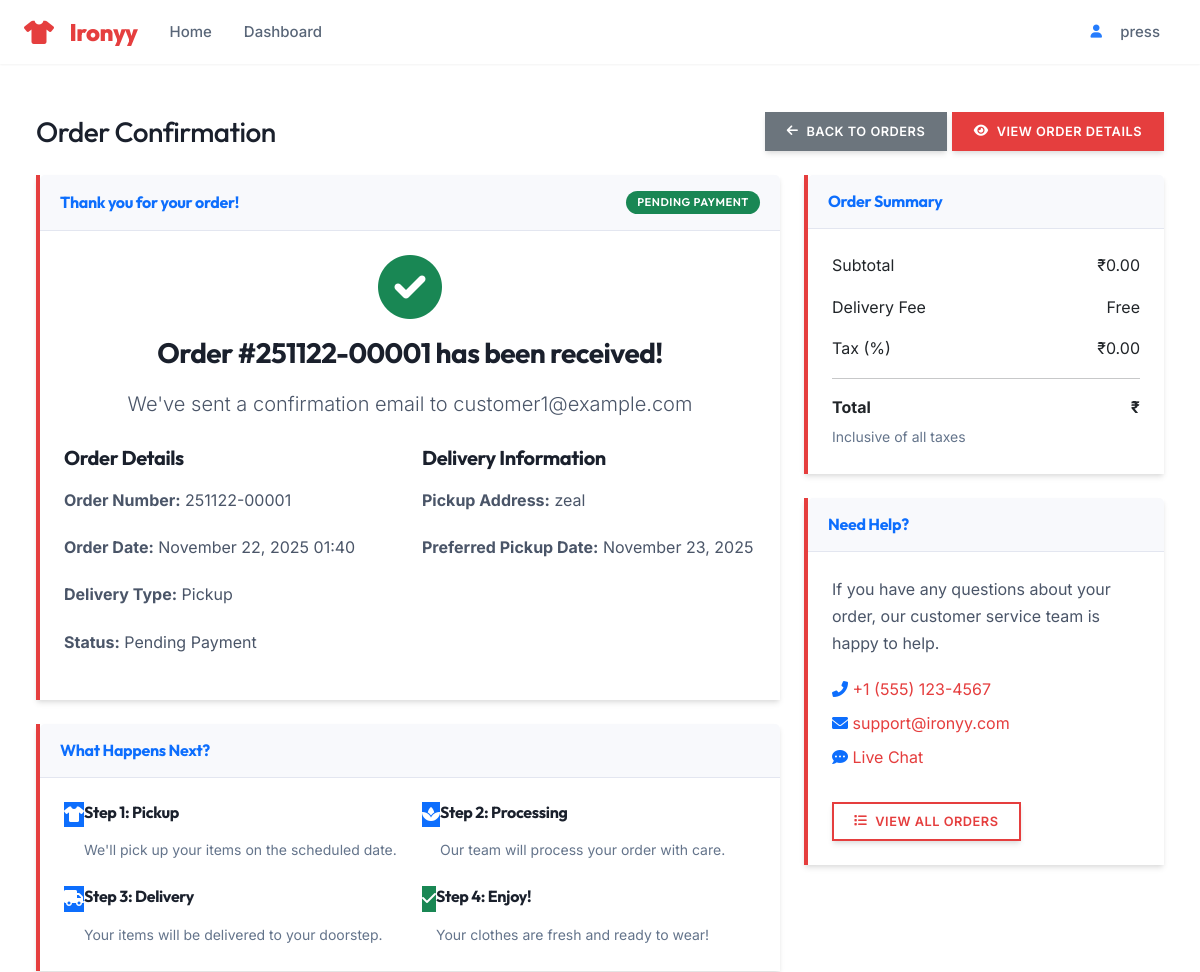
Page /orders/1/confirmation/ (signed in, upper part) on the earlier database version.
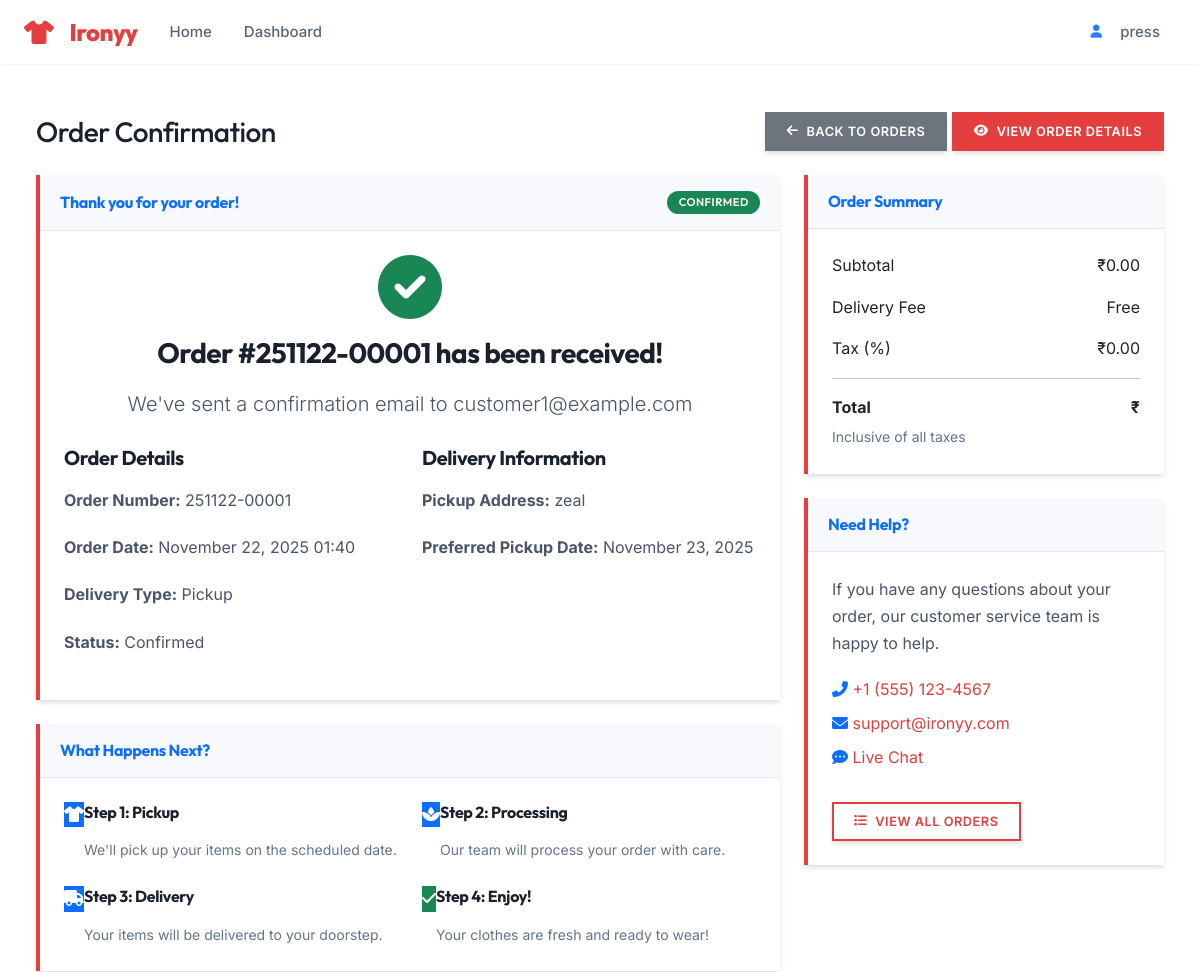
Same page on the later database version.
### orders/models.py (models this page shows, shortened)
class Order(models.Model):
    class Status(models.TextChoices):
        DRAFT = 'draft', _('Draft')
        PENDING = 'pending', _('Pending Payment')
        CONFIRMED = 'confirmed', _('Confirmed')
        SCHEDULED_FOR_PICKUP = 'scheduled_for_pickup', _('Scheduled for Pickup')
        OUT_FOR_PICKUP = 'out_for_pickup', _('Out for Pickup')
        PICKED_UP = 'picked_up', _('Picked Up')
        PROCESSING = 'processing', _('In Progress')
        READY = 'ready', _('Ready for Delivery')
        OUT_FOR_DELIVERY = 'out_for_delivery', _('Out for Delivery')
        COMPLETED = 'completed', _('Completed')
        CANCELLED = 'cancelled', _('Cancelled')
        REFUNDED = 'refunded', _('Refunded')
        FAILED = 'failed', _('Failed')
    class PaymentStatus(models.TextChoices):
        PENDING = 'pending', _('Pending')
        AUTHORIZED = 'authorized', _('Authorized')
        PAID = 'paid', _('Paid')
        PARTIALLY_REFUNDED = 'partially_refunded', _('Partially Refunded')
        REFUNDED = 'refunded', _('Refunded')
        VOIDED = 'voided', _('Voided')
        FAILED = 'failed', _('Failed')
    class DeliveryType(models.TextChoices):
        PICKUP = 'pickup', _('Pickup')
        DELIVERY = 'delivery', _('Delivery')
    customer = models.ForeignKey(
        User,
        on_delete=models.PROTECT,
        related_name='orders',
        verbose_name=_('customer')
    )
    order_number = models.CharField(
        _('order number'),
        max_length=20,
        unique=True,
        db_index=True
    )
    status = models.CharField(
        _('status'),
        max_length=20,
        choices=Status.choices,
        default=Status.DRAFT,
        db_index=True
    )
    payment_status = models.CharField(
        _('payment status'),
        max_length=20,
        choices=PaymentStatus.choices,
        default=PaymentStatus.PENDING,
        db_index=True
    )
    delivery_type = models.CharField(
        _('delivery type'),
        max_length=10,
        choices=DeliveryType.choices,
        default=DeliveryType.PICKUP
    )
    pickup_address = models.TextField(_('pickup address'), blank=True)
    delivery_address = models.TextField(_('delivery address'), blank=True)
    preferred_pickup_date = models.DateField(_('preferred pickup date'), null=True, blank=True)
    preferred_delivery_date = models.DateField(_('preferred delivery date'), null=True, blank=True)
    subtotal = models.DecimalField(
        _('subtotal'),
        max_digits=10,
        decimal_places=2,
        default=Decimal('0.00')
    )
    tax_amount = models.DecimalField(
        _('tax amount'),
        max_digits=10,
        decimal_places=2,
        default=Decimal('0.00')
    )
    shipping_cost = models.DecimalField(
        _('shipping cost'),
        max_digits=10,
        decimal_places=2,
        default=Decimal('0.00')
    )
    discount_amount = models.DecimalField(
        _('discount amount'),
        max_digits=10,
        decimal_places=2,
        default=Decimal('0.00')
    )
    total_amount = models.DecimalField(
        _('total amount'),
        max_digits=10,
        decimal_places=2,
        default=Decimal('0.00')
    )
    assigned_staff = models.ForeignKey(
        User,
        on_delete=models.SET_NULL,
        null=True,
        blank=True,
        related_name='assigned_orders',
        verbose_name=_('assigned staff')
    )
    delivery_person = models.ForeignKey(
        User,
        on_delete=models.SET_NULL,
        null=True,
        blank=True,
        related_name='delivery_orders',
        verbose_name=_('delivery person')
    )
    created_at = models.DateTimeField(_('created at'), auto_now_add=True)
    updated_at = models.DateTimeField(_('updated at'), auto_now=True)
    confirmed_at = models.DateTimeField(_('confirmed at'), null=True, blank=True)
    completed_at = models.DateTimeField(_('completed at'), null=True, blank=True)
    cancelled_at = models.DateTimeField(_('cancelled at'), null=True, blank=True)
    special_instructions = models.TextField(_('special instructions'), blank=True)
    internal_notes = models.TextField(_('internal notes'), blank=True)
    cancellation_reason = models.TextField(_('cancellation reason'), blank=True)
    payment_method = models.CharField(_('payment method'), max_length=50, blank=True)
    payment_reference = models.CharField(_('payment reference'), max_length=100, blank=True)
    payment_date = models.DateTimeField(_('payment date'), null=True, blank=True)
    class Meta:
        ordering = ['-created_at']

### accounts/models.py (models this page shows, shortened)
class User(AbstractUser):
    class Role(models.TextChoices):
        CUSTOMER = 'CUSTOMER', _('Customer')
        PRESS = 'PRESS', _('Press Person')
        DELIVERY = 'DELIVERY', _('Delivery Partner')
        ADMIN = 'ADMIN', _('Admin')
    username = None
    email = models.EmailField(
        _('email address'),
        unique=True,
        error_messages={
            'unique': _('A user with that email already exists.'),
        },
    )
    role = models.CharField(
        _('user role'),
        max_length=20,
        choices=Role.choices,
        default=Role.CUSTOMER,
        help_text=_('Designates the role of the user in the system.')
    )
    phone_regex = RegexValidator(
        regex=r'^\+?1?\d{9,15}$',
        message=_("Phone number must be entered in the format: '+999999999'. Up to 15 digits allowed.")
    )
    phone_number = models.CharField(
        _('phone number'),
        validators=[phone_regex],
        max_length=17,
        blank=True,
        null=True,
        help_text=_('Enter a valid phone number (e.g., +1234567890)')
    )
    is_active = models.BooleanField(
        _('active'),
        default=True,
        help_text=_(
            'Designates whether this user should be treated as active. '
            'Unselect this instead of deleting accounts.'
        ),
    )
    email_verified = models.BooleanField(
        _('email verified'),
        default=False,
        help_text=_('Designates whether this user has verified their email address.')
    )
    date_joined = models.DateTimeField(_('date joined'), default=timezone.now)
    last_login = models.DateTimeField(_('last login'), blank=True, null=True)
    updated_at = models.DateTimeField(_('updated at'), auto_now=True)
    USERNAME_FIELD = 'email'
    REQUIRED_FIELDS = ['first_name', 'last_name']
    objects = UserManager()
    class Meta(AbstractUser.Meta):
        verbose_name = _('user')
        verbose_name_plural = _('users')
        ordering = ['-date_joined']
        swappable = 'AUTH_USER_MODEL'
        permissions = [
            ('view_dashboard', 'Can view dashboard'),
            ('manage_users', 'Can manage users'),
            ('manage_orders', 'Can manage orders'),
        ]
    def get_short_name(self):
        return self.first_name or self.email.split('@')[0]
    @property
    def is_customer(self):
        return self.role == self.Role.CUSTOMER

### orders/views.py (the view)
# urls.py: path('<int:pk>/confirmation/', views.OrderConfirmationView.as_view(), name='order_confirmation'),
class OrderConfirmationView(LoginRequiredMixin, UserPassesTestMixin, DetailView):
    model = Order
    template_name = 'orders/order_confirmation.html'
    context_object_name = 'order'
    def test_func(self):
        order = self.get_object()
        return self.request.user == order.customer or self.request.user.is_staff or self.request.user.role in ['ADMIN', 'PRESS', 'DELIVERY']

### orders/templates/orders/order_confirmation.html (shortened to what the changed rows need)
{% extends 'base.html' %}
{% load humanize %}
{% block content %}
<div class="container-fluid">
    <div class="d-sm-flex align-items-center justify-content-between mb-4">
        <h1 class="h3 mb-0 text-gray-800">Order Confirmation</h1>
    </div>
    <div class="row">
        <div class="col-lg-8">
            <div class="card shadow mb-4">
                <div class="card-header py-3 d-flex justify-content-between align-items-center">
                    <h6 class="m-0 font-weight-bold text-primary">Thank you for your order!</h6>
                    <span class="badge bg-success text-white">{{ order.get_status_display }}</span>
                </div>
                <div class="card-body">
                    <div class="text-center mb-4">
                        <i class="fas fa-check-circle text-success" style="font-size: 4rem;"></i>
                        <h3 class="mt-3">Order #{{ order.order_number }} has been received!</h3>
                        <p class="lead">We've sent a confirmation email to {{ order.customer.email }}</p>
                    </div>
                    <div class="row">
                        <div class="col-md-6">
                            <h5>Order Details</h5>
                            <p><strong>Order Number:</strong> {{ order.order_number }}</p>
                            <p><strong>Order Date:</strong> {{ order.created_at|date:"F j, Y H:i" }}</p>
                            <p><strong>Delivery Type:</strong> {{ order.get_delivery_type_display }}</p>
                            <p><strong>Status:</strong> {{ order.get_status_display }}</p>
                        </div>
                        <div class="col-md-6">
                            <h5>Delivery Information</h5>
                            <p><strong>Pickup Address:</strong> {{ order.pickup_address|linebreaksbr }}</p>
                            <p><strong>Preferred Pickup Date:</strong> {{ order.preferred_pickup_date|date:"F j, Y" }}</p>
                        </div>
                    </div>
                </div>
            </div>
        </div>
        <div class="col-lg-4">
            <div class="card shadow mb-4">
                <div class="card-body">
                    <div class="d-flex justify-content-between mb-3">
                        <span>Subtotal</span>
                        <span>₹{{ order.subtotal|floatformat:2|intcomma }}</span>
                    </div>
                    <div class="d-flex justify-content-between mb-3">
                        <span>Tax ({{ order.tax_rate }}%)</span>
                        <span>₹{{ order.tax_amount|floatformat:2|intcomma }}</span>
                    </div>
                </div>
            </div>
        </div>
    </div>
</div>
{% endblock %}

Differences in the rows shown:
changed Order "Pickup": status "PENDING PAYMENT" → "CONFIRMED"; status "Pending Payment" → "Confirmed"
